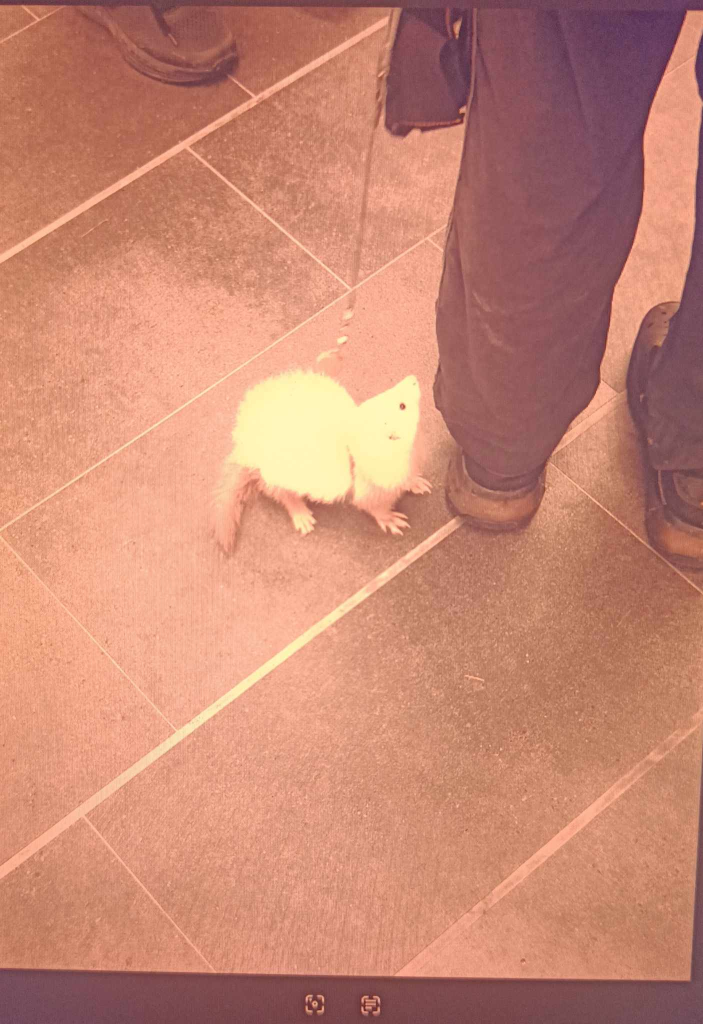
#> input picture test_image/flux_2700K.jpg, 1406 x 2048 px (shown at 1/2 size)
$ python cv2_photo_align.py --image1 ../test_image/flux_2700K.jpg --image2 ../test_image/simulated_2700K.jpg
#> lines starting #> are read from the running program, lines starting #| are printed output that depends on the picture
# precise_align_visual.py
import argparse
import os

import cv2
import numpy as np


def align_images(img1_path, img2_path, output_path2_aligned, comparison_path):
#> called with img1_path = '../test_image/flux_2700K.jpg', img2_path = '../test_image/simulated_2700K.jpg', output_path2_aligned = 'flux_aligned.jpg', comparison_path = 'comparison.jpg'
    img1 = cv2.imread(img1_path)
#> img1 is the input picture: shape (2048, 1406, 3); mean B, G, R 114.8, 135.4, 199
    img2 = cv2.imread(img2_path)
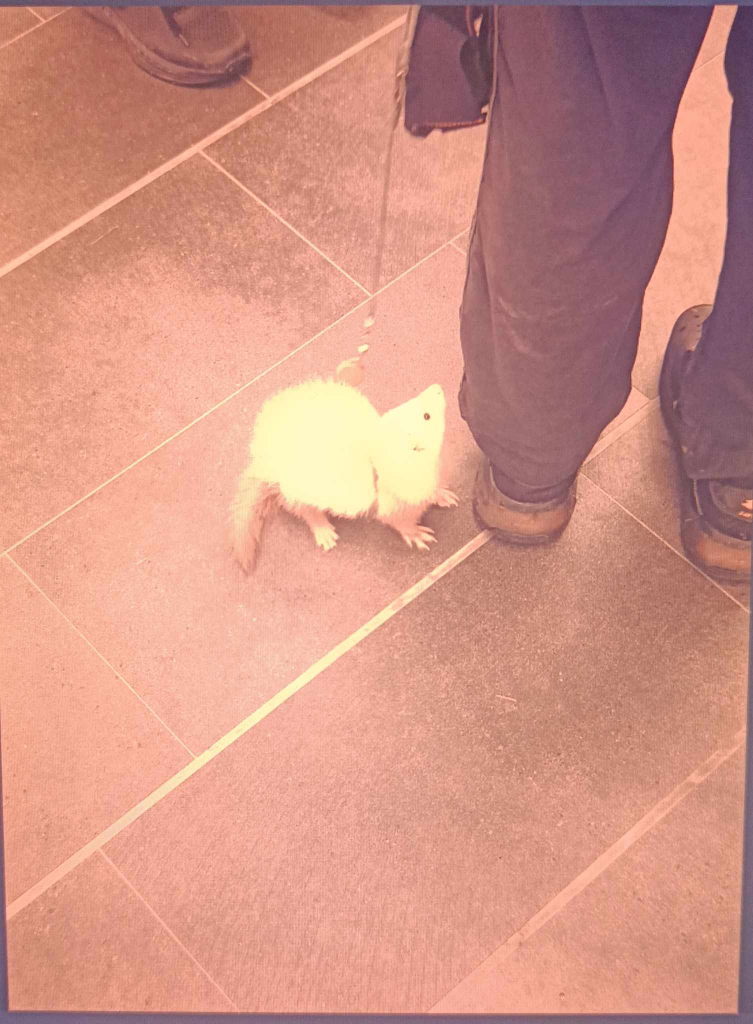
#> input picture test_image/simulated_2700K.jpg, 1506 x 2048 px (shown at 1/2 size)
#> img2 is the input picture: shape (2048, 1506, 3); mean B, G, R 132.8, 148, 209

    # 轉成灰階、用ORB (Oriented FAST and Rotated BRIEF)截取特徵演算法
    gray1 = cv2.cvtColor(img1, cv2.COLOR_BGR2GRAY)
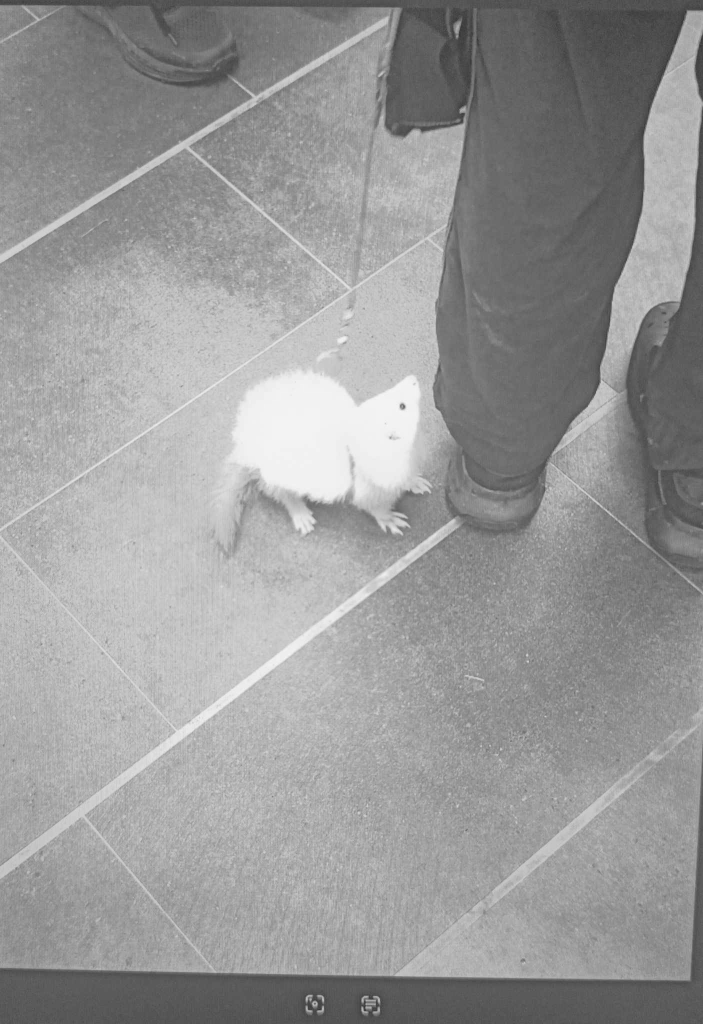
#> gray1: shape (2048, 1406) (shown at 1/2 size); min 36, max 249, mean 152.2
    gray2 = cv2.cvtColor(img2, cv2.COLOR_BGR2GRAY)
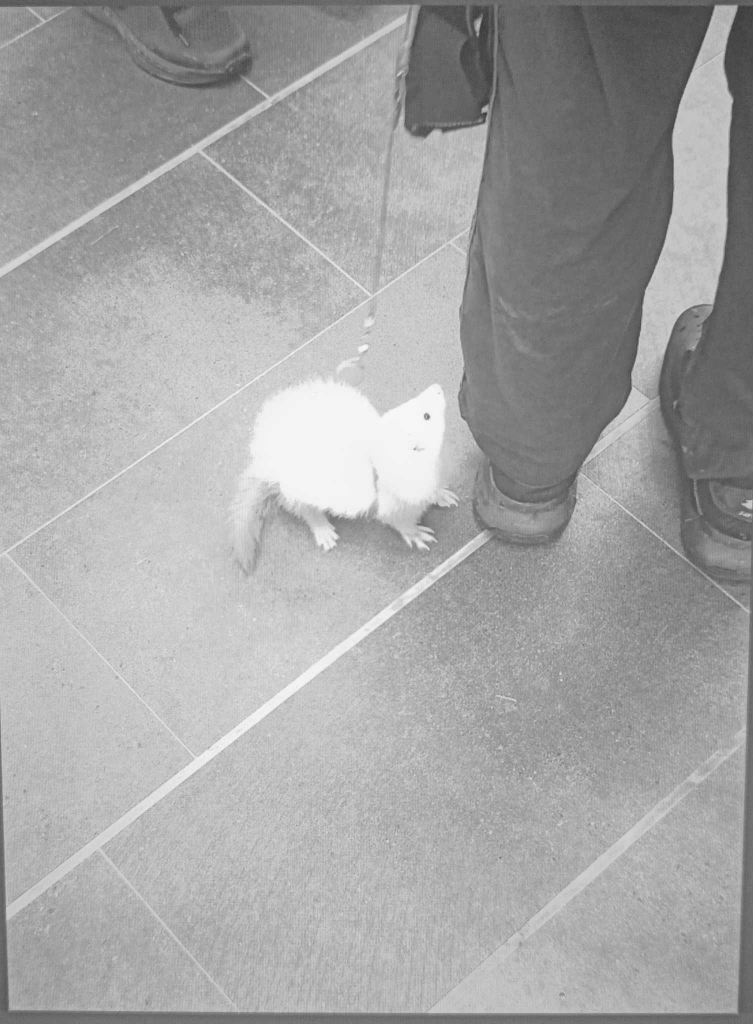
#> gray2: shape (2048, 1506) (shown at 1/2 size); min 51, max 250, mean 164.5

    orb = cv2.ORB_create(5000)
    kp1, des1 = orb.detectAndCompute(gray1, None)
#> kp1 = 4091 keypoints; strongest (x, y, size): (807, 813, 64.3), (806, 812, 92.6), (804, 809, 53.6), (802, 809, 64.3)
    kp2, des2 = orb.detectAndCompute(gray2, None)
#> kp2 = 4068 keypoints; strongest (x, y, size): (854, 833, 92.6), (851, 829, 77.1), (856, 834, 77.1), (852, 827, 64.3)

    matcher = cv2.BFMatcher(cv2.NORM_HAMMING, crossCheck=True)
    matches = matcher.match(des1, des2)
#> matches = 1778 matches
    matches = sorted(matches, key=lambda x: x.distance)

    N_MATCHES = 50
    src_pts = np.float32([kp2[m.trainIdx].pt for m in matches[:N_MATCHES]]).reshape(-1, 1, 2)
#> src_pts = 50 rows, first 8: [655.2, 1022.4], [910.1, 1006.9], [800.4, 151.4], [671.8, 1079.9], [868.4, 1079.9], [846.7, 1081.4], [561.9, 1011.9], [673.9, 1030.6]
    dst_pts = np.float32([kp1[m.queryIdx].pt for m in matches[:N_MATCHES]]).reshape(-1, 1, 2)
#> dst_pts = 50 rows, first 8: [610.6, 993.6], [856.4, 981.8], [763.1, 153.4], [627.1, 1050.1], [816.2, 1050.1], [794.9, 1052.6], [522.5, 982.9], [630.4, 1001.5]

    M, _ = cv2.estimateAffinePartial2D(src_pts, dst_pts)
#> M = [[0.965, -0.0129, -8.47], [0.0129, 0.965, -2.8]]
    aligned_img2 = cv2.warpAffine(img2, M, (img1.shape[1], img1.shape[0]))
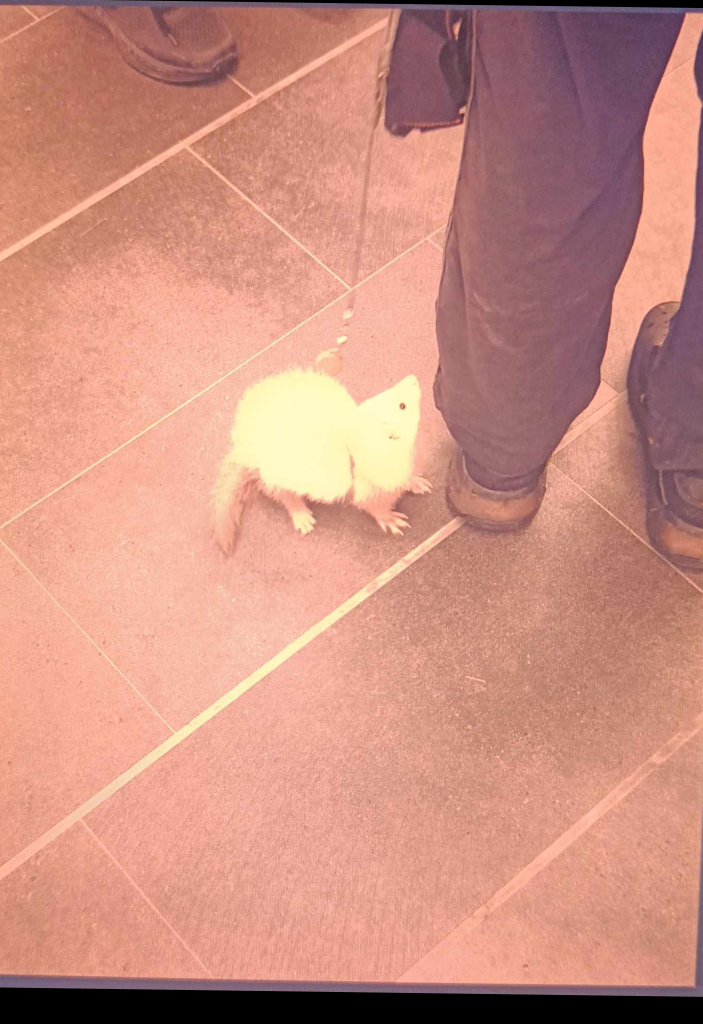
#> aligned_img2: shape (2048, 1406, 3) (shown at 1/2 size); mean B, G, R 128.7, 143.9, 203.1

    # 儲存對齊後的 image2
    cv2.imwrite(output_path2_aligned, aligned_img2)
    print(f"Aligned image saved to: {output_path2_aligned}")

    # 建立 side-by-side 比較圖
    comparison = np.hstack((img1, aligned_img2))
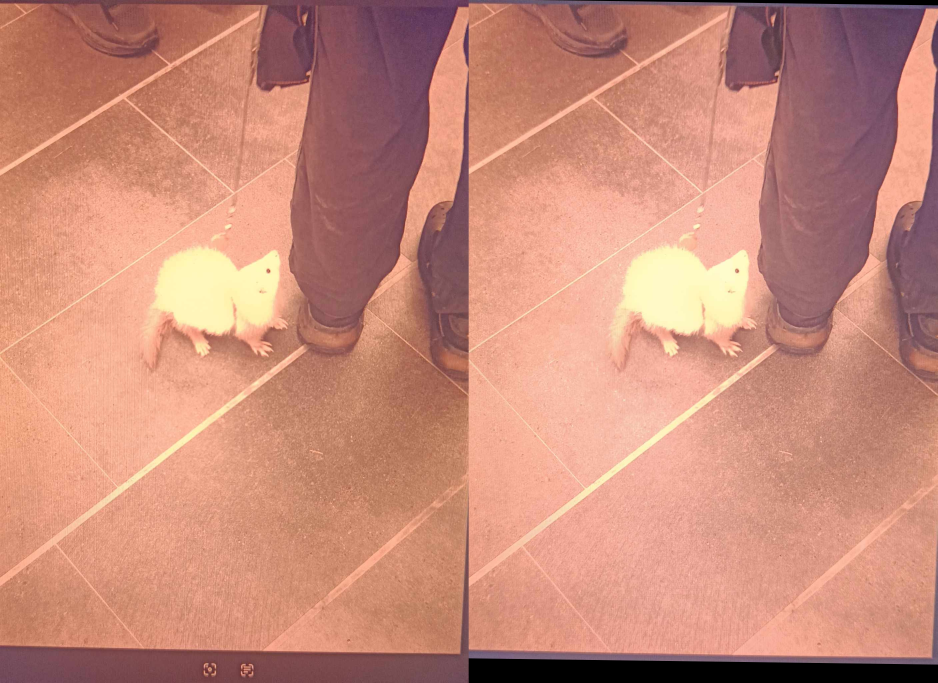
#> comparison: shape (2048, 2812, 3) (shown at 1/3 size); mean B, G, R 121.8, 139.6, 201.1
    cv2.imwrite(comparison_path, comparison)
    print(f"Comparison image saved to: {comparison_path}")

if __name__ == "__main__":
    parser = argparse.ArgumentParser()
    parser.add_argument("--image1", required=True, help="Reference image (e.g., simulated)")
    parser.add_argument("--image2", required=True, help="To-be-aligned image (e.g., flux)")
    parser.add_argument("--output", default="flux_aligned.jpg", help="Output path for aligned image")
    parser.add_argument("--compare_output", default="comparison.jpg", help="Side-by-side comparison image output")
    args = parser.parse_args()

    align_images(args.image1, args.image2, args.output, args.compare_output)
